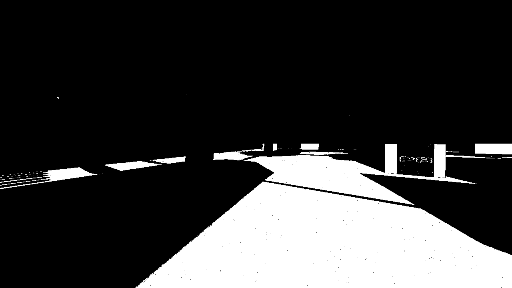
#> input picture plate_detector/nodes/NN_driving/train_data/1020straight.png, 512 x 288 px; its folder holds 4 pictures in this run
$ python process.py
#> lines starting #> are read from the running program, lines starting #| are printed output that depends on the picture
#!/usr/bin/env python

import string
import os
import matplotlib.pyplot as plt
import gzip, pickle, pickletools
import cv2
import bz2
import numpy as np


def plot_dist():
	dist ={}
	dist['left'] =0
	dist['right'] =0
	dist['straight'] =0


	for filename in os.listdir(os.getcwd()+'/train_data'):

		if 'left' in filename:
			dist['left'] = dist['left'] + 1

		if 'right' in filename :
			dist['right'] = dist['right'] + 1

		if 'straight' in filename :
			dist['straight'] = dist['straight'] + 1


	plt.bar(list(dist.keys()), dist.values(), color='g')
	plt.show()


def compress_save(file_name):

#> called with file_name = 'driving_data'
	x_data =[]
	y_data = []
	i =0


	for filename in os.listdir(os.getcwd() + '/train_data'):


		if 'left' in filename:
			 sv_dir = np.asarray([1,0,0])

		elif 'right' in filename :
			sv_dir = np.asarray([0,0,1])

		elif 'straight' in filename :
			sv_dir = np.asarray([0,1,0])
		else:
			continue


		image = cv2.imread('./train_data/'+filename,0)
#> image is the input picture: shape (288, 512); min 0, max 255, mean 57.3

		image = cv2.resize(image, (0,0), fx=0.4,fy=0.4)
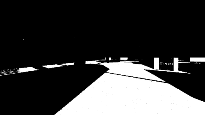
#> image: shape (115, 205); min 0, max 255, mean 57.1


		i = i+1
		x_data.append(image[:,:,np.newaxis])
		y_data.append(sv_dir)


	x_data = np.array(x_data)
	y_data =np.array(y_data)

	print(x_data.shape)
#| (4, 115, 205, 1)
	print(y_data.shape)
#| (4, 3)


	with gzip.open('./driving_data_x_2.pbz2', "wb") as f:
		pickled = pickle.dumps(x_data)
		optimized_pickle = pickletools.optimize(pickled)
		f.write(optimized_pickle)

	with gzip.open('./driving_data_y_2.pbz2', "wb") as f:
		pickled = pickle.dumps(y_data)
		optimized_pickle = pickletools.optimize(pickled)
		f.write(optimized_pickle)
#> (the run stopped early here; a loop or call above may not have finished)
